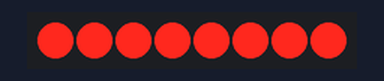
This sketch was run on a simulated Arduino Uno, built with avr-gcc and run on an emulated ATmega328P. Parts: 8 port-expander outputs drawn as a row of LEDs (first output left, lit = HIGH). Wiring (inferred from the names in the program): PCF8574 port expander at I2C address 0x20. Wiring (inferred from the signals the program sends): row of LEDs: on Q0, Q1, Q2, Q3, Q4, Q5, Q6, Q7. What the sketch prints to the serial monitor is not drawn.

Above: at 0.1 s.
At 1.1 s:
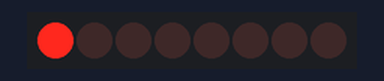
At 8.1 s:
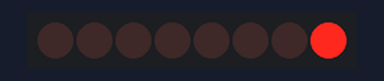
At 21.6 s:
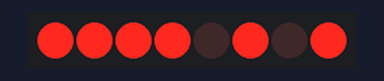
At 22.6 s:
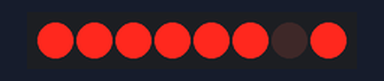
At 35.1 s:
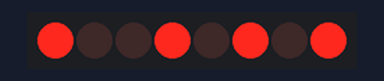
Timing chart, 0 to 36.6 s (numbered marks = the images above):
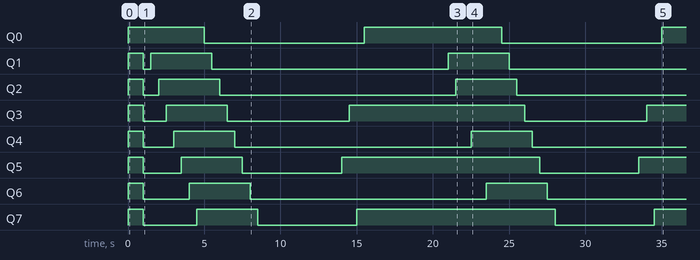

Measured:
- by itself, Q0: alternates HIGH for 9.0 s and LOW for 10.5 s
- by itself, Q1: goes LOW 0.50 s, HIGH 4.0 s, LOW 15.5 s, HIGH 4.0 s, then LOW
- by itself, Q2: goes LOW 1.0 s, HIGH 4.0 s, LOW 15.5 s, HIGH 4.0 s, then LOW
- by itself, Q3: goes LOW 1.5 s, HIGH 4.0 s, LOW 8.0 s, HIGH 11.5 s, LOW 8.0 s, then HIGH
- by itself, Q4: goes LOW 2.0 s, HIGH 4.0 s, LOW 15.5 s, HIGH 4.0 s, then LOW
- by itself, Q5: goes LOW 2.5 s, HIGH 4.0 s, LOW 6.5 s, HIGH 13.0 s, LOW 6.5 s, then HIGH
- by itself, Q6: goes LOW 3.0 s, HIGH 4.0 s, LOW 15.5 s, HIGH 4.0 s, then LOW
- by itself, Q7: goes LOW 3.5 s, HIGH 4.0 s, LOW 6.5 s, HIGH 13.0 s, LOW 6.5 s, then HIGH

The sketch:

blinkLED.ino
```cpp
//#Includes

	#include <Wire.h>
//#Defines
	#define PCF857X B00100000  	// Adresse des PCF8574 hier: PCF8574P mit allen 3 Adress-Pins nach Masse
	#define AN B00000000		// 0 on
	#define AUS B11111111 		// 1 off
		//		 |||||||^  --- Pin0 LEDRotBig
		//		 ||||||^   --- Pin1 LEDRot1
		//		 |||||^    --- Pin2 LEDRot2
		//		 ||||^     --- Pin3 LEDBlau
		//		 |||^      --- Pin4 LEDGruenBig
		//		 ||^       --- Pin5 LEDGruen2
		//		 |^        --- Pin6 LEDGruen1
		//		 ^         --- Pin7 LEDOrange

	static const int LEDBlau = 3;
	static const int LEDOrange = 7;
	static const int LEDGruenBig = 4;
	static const int LEDRotBig = 0;
	static const int LEDRot1 = 1;
	static const int LEDRot2 = 2;
	static const int LEDGruen1 = 6;
	static const int LEDGruen2 = 5;
//Setup
	void setup(void) {
		Serial.begin(74880);
		Serial.println("SerialBegin at 74880");
		Wire.begin();
		Serial.print("Wire Begin to ");
		Serial.println(PCF857X);
		Wire.beginTransmission(PCF857X);
		Wire.write(AN);
		Wire.endTransmission();
		delay(1000);
		Wire.beginTransmission(PCF857X);
		Wire.write(AUS);
		Wire.endTransmission();
	}
//loop
	void loop(void) {
		for ( int iBitCNT = 0; iBitCNT < 8 ; iBitCNT++ ) {
			LedOn(iBitCNT);
			delay(500);
		}
		for ( int iBitCNT = 0; iBitCNT < 8 ; iBitCNT++ ) {
			LedOff(iBitCNT);
			delay(500);
		}
		delay(5000);
		LedOn(5);
		delay(500);
		LedOn(3);
		delay(500);
		LedOn(7);
		delay(500);
		LedOn(0);
		delay(5000);
	}
//LED ON
byte bLed = 0xFF;  // oll off

void LedOn(int pos){
	bLed = bLed & ~(1 << pos);
	Wire.beginTransmission(PCF857X);
	Wire.write(bLed);
	Wire.endTransmission();
}
//LED OFF

void LedOff(int pos){
	bLed = bLed | (1 << pos);
	Wire.beginTransmission(PCF857X);
	Wire.write(bLed);
	Wire.endTransmission();
}
```
